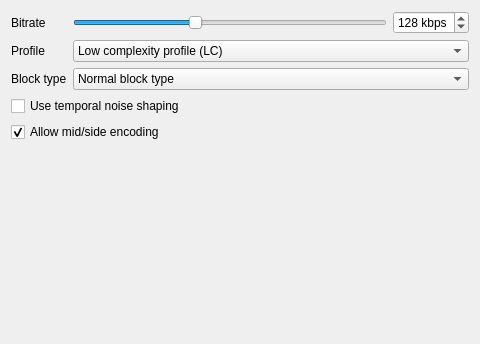
<?xml version="1.0" encoding="UTF-8"?>
<ui version="4.0">
 <class>TranscoderOptionsAAC</class>
 <widget class="QWidget" name="TranscoderOptionsAAC">
  <property name="geometry">
   <rect>
    <x>0</x>
    <y>0</y>
    <width>480</width>
    <height>344</height>
   </rect>
  </property>
  <property name="windowTitle">
   <string>Form</string>
  </property>
  <layout class="QFormLayout" name="formLayout">
   <item row="0" column="0">
    <widget class="QLabel" name="label_1">
     <property name="text">
      <string>Bitrate</string>
     </property>
    </widget>
   </item>
   <item row="0" column="1">
    <layout class="QHBoxLayout" name="horizontalLayout">
     <item>
      <widget class="QSlider" name="bitrate_slider">
       <property name="minimum">
        <number>8</number>
       </property>
       <property name="maximum">
        <number>320</number>
       </property>
       <property name="value">
        <number>128</number>
       </property>
       <property name="orientation">
        <enum>Qt::Horizontal</enum>
       </property>
      </widget>
     </item>
     <item>
      <widget class="QSpinBox" name="bitrate_spinbox">
       <property name="suffix">
        <string> kbps</string>
       </property>
       <property name="minimum">
        <number>8</number>
       </property>
       <property name="maximum">
        <number>320</number>
       </property>
       <property name="singleStep">
        <number>8</number>
       </property>
       <property name="value">
        <number>128</number>
       </property>
      </widget>
     </item>
    </layout>
   </item>
   <item row="1" column="0">
    <widget class="QLabel" name="label_2">
     <property name="text">
      <string>Profile</string>
     </property>
    </widget>
   </item>
   <item row="1" column="1">
    <widget class="QComboBox" name="profile">
     <property name="currentIndex">
      <number>1</number>
     </property>
     <item>
      <property name="text">
       <string>Main profile (MAIN)</string>
      </property>
     </item>
     <item>
      <property name="text">
       <string>Low complexity profile (LC)</string>
      </property>
     </item>
     <item>
      <property name="text">
       <string>Scalable sampling rate profile (SSR)</string>
      </property>
     </item>
     <item>
      <property name="text">
       <string>Long term prediction profile (LTP)</string>
      </property>
     </item>
    </widget>
   </item>
   <item row="4" column="0" colspan="2">
    <widget class="QCheckBox" name="tns">
     <property name="text">
      <string>Use temporal noise shaping</string>
     </property>
    </widget>
   </item>
   <item row="5" column="0" colspan="2">
    <widget class="QCheckBox" name="midside">
     <property name="text">
      <string>Allow mid/side encoding</string>
     </property>
     <property name="checked">
      <bool>true</bool>
     </property>
    </widget>
   </item>
   <item row="2" column="0">
    <widget class="QLabel" name="label_3">
     <property name="text">
      <string>Block type</string>
     </property>
    </widget>
   </item>
   <item row="2" column="1">
    <widget class="QComboBox" name="shortctl">
     <item>
      <property name="text">
       <string>Normal block type</string>
      </property>
     </item>
     <item>
      <property name="text">
       <string>No short blocks</string>
      </property>
     </item>
     <item>
      <property name="text">
       <string>No long blocks</string>
      </property>
     </item>
    </widget>
   </item>
  </layout>
 </widget>
 <tabstops>
  <tabstop>bitrate_slider</tabstop>
  <tabstop>bitrate_spinbox</tabstop>
  <tabstop>profile</tabstop>
  <tabstop>shortctl</tabstop>
  <tabstop>tns</tabstop>
  <tabstop>midside</tabstop>
 </tabstops>
 <resources/>
 <connections>
  <connection>
   <sender>bitrate_slider</sender>
   <signal>valueChanged(int)</signal>
   <receiver>bitrate_spinbox</receiver>
   <slot>setValue(int)</slot>
   <hints>
    <hint type="sourcelabel">
     <x>170</x>
     <y>29</y>
    </hint>
    <hint type="destinationlabel">
     <x>445</x>
     <y>24</y>
    </hint>
   </hints>
  </connection>
  <connection>
   <sender>bitrate_spinbox</sender>
   <signal>valueChanged(int)</signal>
   <receiver>bitrate_slider</receiver>
   <slot>setValue(int)</slot>
   <hints>
    <hint type="sourcelabel">
     <x>407</x>
     <y>18</y>
    </hint>
    <hint type="destinationlabel">
     <x>191</x>
     <y>29</y>
    </hint>
   </hints>
  </connection>
 </connections>
</ui>
